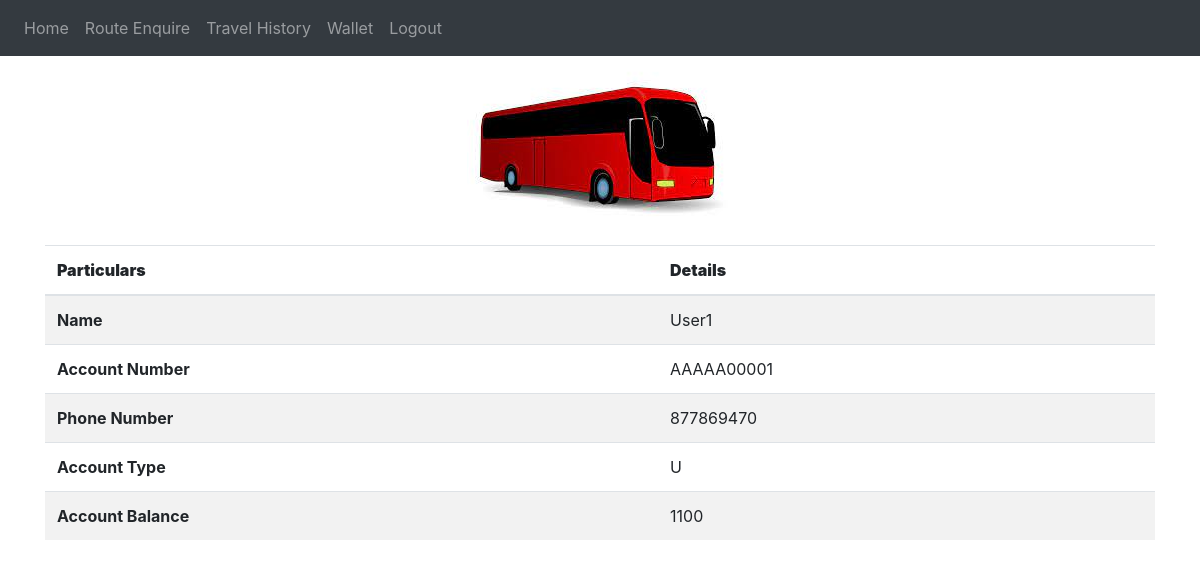
Page /user-home (signed in) on the committed database.
### website/models.py (models this page shows)
class User(db.Model, UserMixin):
    id = db.Column(db.Integer, primary_key=True)
    email = db.Column(db.String(150), unique=True)
    password = db.Column(db.String(150))
    name = db.Column(db.String(150))
    phone_number = db.Column(db.String(10))
    type = db.Column(db.String(1))
    account_number = db.Column(db.String(10))
    balance = db.Column(db.Integer)
    conductors = db.relationship('Conductor_details')
    scratch_cards = db.relationship('Scratch_card')

### website/views.py (the view)
@views.route('/user-home', methods=['GET', 'POST'])
@login_required
def user_home():
    return render_template("user_home.html" , user = current_user)

### website/__init__.py (called while the page is built)
def create_app():
    app = Flask(__name__)
    app.config['SECRET_KEY'] = '#itsactuallyapassword'
    app.config['SQLALCHEMY_DATABASE_URI'] = f'sqlite:///{DB_NAME}'
    db.init_app(app)
    from .views import views
    from .auth import auth
    app.register_blueprint(views, url_prefix='/')
    app.register_blueprint(auth, url_prefix='/')
    from .models import User, Note , Conductor_details
    create_database(app)
    login_manager = LoginManager()
    login_manager.login_view = 'auth.login'
    login_manager.init_app(app)
    @login_manager.user_loader
    def load_user(id):
        return User.query.get(int(id))
    return app

### website/templates/user_home.html (shortened to what this page needs)
{% extends "base.html" %}
{% block content %}
<div align = "center">
<img src="{{ url_for('static', filename='bus.jpg') }}" class="img-fluid" alt="Responsive image" >
</div>
<div>
  <table class="table table-striped">
    <thead>
      <tr>
        <th scope="col" ><b>Particulars</b></th>
        <th scope="col"><b>Details</b></th>
      </tr>
    </thead>
    <tbody>
      <tr>
        <th scope="row">Name</th>
        <td>{{user.name}}</td>
      </tr>
      <tr>
        <th scope="row">Account Number</th>
        <td>{{user.account_number}}</td>
      </tr>
      <tr>
        <th scope="row">Phone Number</th>
        <td>{{user.phone_number}}</td>
      </tr>
      <tr>
        <th scope="row">Account Type</th>
        <td>{{user.type}}</td>
      </tr>
      <tr>
        <th scope="row">Account Balance</th>
        <td>{{user.balance}}</td>
      </tr>
    </tbody>
  </table>
  </div>
{% endblock %}

### rows in the picture
User: name "User1", account_number "AAAAA00001", phone_number "877869470", type "U", balance "1100"
